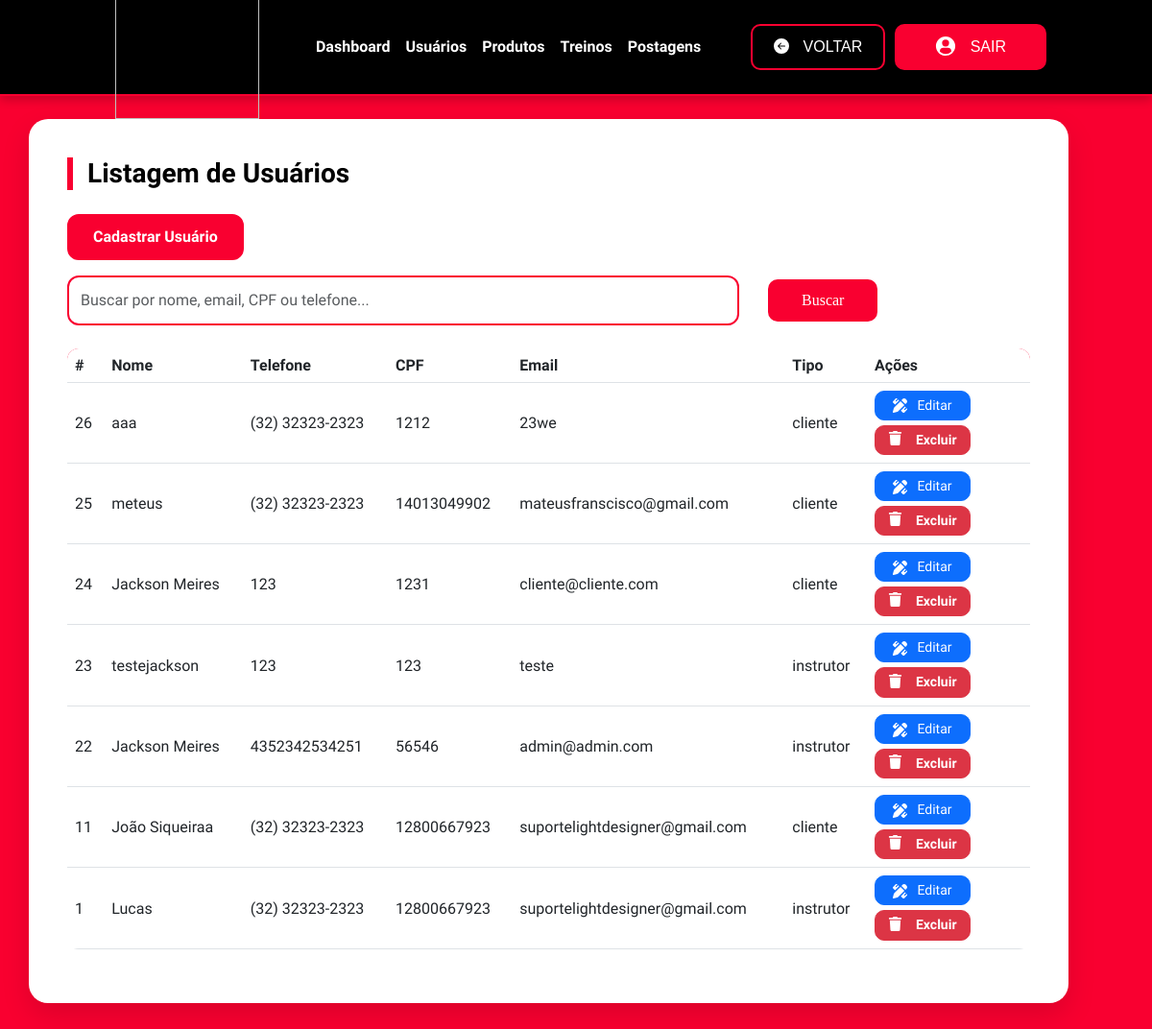
Screenshot of /usuario/UsuarioList.php (signed in) with the database file from the repository.
### tables this page shows
CREATE TABLE IF NOT EXISTS `usuario` (
  `id` int NOT NULL AUTO_INCREMENT,
  `nome` varchar(100) DEFAULT '0',
  `cpf` varchar(15) DEFAULT '0',
  `tipo` varchar(50) DEFAULT NULL,
  `data` date DEFAULT NULL,
  `email` varchar(50) DEFAULT '',
  `endereco` varchar(50) DEFAULT '',
  `login` varchar(80) DEFAULT NULL,
  `senha` varchar(150) DEFAULT NULL,
  `telefone` varchar(20) DEFAULT NULL,
  PRIMARY KEY (`id`)
);

### db.class.php (called while the page is built, shortened)
<?php
class db
{
    private $host = 'localhost';
    private $user = 'root';
    private $password = '';
    private $port = '3306';
    private $dbname = 'pweb_athlos';
    private $table = 'usuario';
    public function __construct($table = null)
    {
        if (!empty($table)) {
            $this->table = $table;
        }
    }
    public function conn()
    {
        try {
            $conn = new PDO(
                "mysql:host={$this->host};dbname={$this->dbname};port={$this->port};charset=utf8mb4",
                $this->user,
                $this->password,
                [
                    PDO::ATTR_ERRMODE => PDO::ERRMODE_EXCEPTION,
                    PDO::ATTR_DEFAULT_FETCH_MODE => PDO::FETCH_OBJ
                ]
            );
            return $conn;
        } catch (PDOException $e) {
            die('Erro de conexão com o banco: ' . $e->getMessage());
        }
    }
    public function all()
    {
        $conn = $this->conn();
        $sql = "SELECT * FROM {$this->table} ORDER BY id DESC";
        $st = $conn->prepare($sql);
        $st->execute();
        return $st->fetchAll();
    }
}

### usuario/UsuarioList.php (the view, shortened to what this page needs)
<?php
require '../db.class.php';
require '../header.php';
$db = new db("usuario");
$db->checkLogin();
$busca = $_GET['busca'] ?? '';
if ($busca) {
    $busca = "%$busca%";
    $stmt = $db->conn()->prepare("
        SELECT * FROM usuario
        WHERE nome LIKE ?
           OR email LIKE ?
           OR telefone LIKE ?
           OR cpf LIKE ?
        ORDER BY nome
    ");
    $stmt->execute([$busca, $busca, $busca, $busca]);
    $dados = $stmt->fetchAll(PDO::FETCH_OBJ);
} else {
    $dados = $db->all();
}
?>
<!doctype html>
<html>
<head>
    <link href="https://cdn.jsdelivr.net/npm/bootstrap@5.3.0/dist/css/bootstrap.min.css" rel="stylesheet">
</head>
<body>
<div class="card-lista">
    <h3 class="titulo">Listagem de Usuários</h3>
    <a href="UsuarioForm.php" class="btn btn-add mb-3">Cadastrar Usuário</a>
<form method="GET" class="mb-4">
    <div style="display:flex; align-items:center; gap:15px;">
        <input
            type="text"
            name="busca"
            class="form-control"
            placeholder="Buscar por nome, email, CPF ou telefone..."
            value="<?= htmlspecialchars($_GET['busca'] ?? '') ?>"
        >
        <button style="background-color: #f90030; padding:10px; border-radius:10px; border:none; color:#fff; font-family: Sora Extrabold;margin-left:15px; margin-right:-5px; padding-right:35px;padding-left:35px " type="submit">Buscar</button>
    </div>
</form>
    <table class="table table-hover align-middle">
        <thead>
            <tr>
                <th>#</th>
                <th>Nome</th>
                <th>Telefone</th>
                <th>CPF</th>
                <th>Email</th>
                <th>Tipo</th>
                <th style="width:170px;">Ações</th>
            </tr>
        </thead>
        <tbody>
            <?php foreach ($dados as $item): ?>
            <tr>
                <td><?= $item->id ?></td>
                <td><?= htmlspecialchars($item->nome) ?></td>
                <td><?= htmlspecialchars($item->telefone) ?></td>
                <td><?= htmlspecialchars($item->cpf) ?></td>
                <td><?= htmlspecialchars($item->email) ?></td>
                <td><?= htmlspecialchars($item->tipo) ?></td>
                <td>
                    <a href="UsuarioForm.php?id=<?= $item->id ?>"
                       class="btn btn-sm btn-primary"
                       style="border-radius:10px; width:100px;">
                       Editar
                    </a>
                    <a href="UsuarioList.php?id=<?= $item->id ?>"
                       onclick="return confirm('Deseja realmente excluir?')"
                       class="btn btn-sm btn-danger"
                       style="border-radius:10px; width:100px; margin-top:5px">
                       Excluir
                    </a>
                </td>
            </tr>
            <?php endforeach ?>
        </tbody>
    </table>
</div>
</body>
</html>

### header.php (shortened to what this page needs)
<?php
$currentPage = basename($_SERVER['PHP_SELF']);
$pagesSemSair = ['login.php', 'UsuarioForm.php'];
?>
<header>
    <img class="logo-athlos2" src="/PWEB_ATHLOSACADEMY/img/LOGO-ATHLOS2.png" alt="logo athlos">
    <nav style="display:flex; gap:25px; align-items:center;">
        <a href="/PWEB_ATHLOSACADEMY/php/admin/index.php">Dashboard</a>
        <a href="/PWEB_ATHLOSACADEMY/php/admin/usuario/UsuarioList.php">Usuários</a>
        <a href="/PWEB_ATHLOSACADEMY/php/admin/produto/ProdutoList.php">Produtos</a>
        <a href="/PWEB_ATHLOSACADEMY/php/admin/treino/TreinoList.php">Treinos</a>
        <a href="/PWEB_ATHLOSACADEMY/php/admin/post/PostList.php">Postagens</a>
    </nav>
    <div style="display:flex; gap:20px; align-items:center;">
        <button style="margin-left:30px;width: 140px; padding-left:3px; padding-right:3px"
                class="botao-login" onclick="window.history.back()">
            <svg xmlns="http://www.w3.org/2000/svg" width="16" height="16"
                style="margin-right:10px; margin-top:-3px"
                fill="currentColor" viewBox="0 0 16 16">
                <path d="M8 0a8 8 0 1 0 0 16A8 8 0 0 0 8 0m3.5 7.5a.5.5 0 0 1 0 1H5.707l2.147 2.146a.5.5 0 0 1-.708.708l-3-3a.5.5 0 0 1 0-.708l3-3a.5.5 0 1 1 .708.708L5.707 7.5z" />
            </svg>
            VOLTAR
        </button>
        <?php if (!in_array($currentPage, $pagesSemSair)): ?>
        <button style="background-color: #f90030;" class="botao-login"
            onclick="window.location.href='/PWEB_ATHLOSACADEMY/index.html'">
            SAIR
        </button>
        <?php endif; ?>
    </div>
</header>
<div class="container mt-4">
    <div class="row">

### header.php (style rules this page uses)
header img { width:150px; }
header nav a { color:#fff; margin:0 10px; text-decoration:none; font-weight:600; }
header { position: fixed; top: 0; left: 0; width: 100%; display: flex; align-items: center; justify-content: space-between; gap: 1px; padding: 0 120px; height: 100px; background-color: #000000; box-sizing: border-box; z-index: 1000; border-bottom: 2px solid #f90030; box-shadow: 0 4px 10px rgba(0,0,0,0.2); }
header nav a { color:#ddd; text-decoration:none; margin-right:14px; font-weight:600; }
header a, header nav a, header .nav-link { color: #ffffff !important; text-decoration: none; font-weight: 600; padding: 6px 4px; position: relative; margin-right:-27px; transition: color 0.3s ease; font-family: 'Sora', sans-serif; }
header a::after, header nav a::after, header .nav-link::after { content: ""; position: absolute; left: 50%; bottom: 3px; width: 0%; height: 2px; background: #f90030; transition: all 0.3s ease; transform: translateX(-50%); }
.botao-login { background-color: #000; border: 2px solid #f90030; border-radius: 10px; margin-right:-10px; padding: 10px 40px; font-family: 'Sora ExtraBold', sans-serif; color: #ffffff; cursor: pointer; transition: background 0.3s ease, transform 0.2s ease; }

### usuario/UsuarioList.php (style rules this page uses)
body { background: #f90030; font-family: 'Sora', sans-serif; padding: 50px 0; min-height: 100vh; display: flex; justify-content: center; }
.card-lista { margin-top: 50px; margin-bottom: 100px; background: #fff; width: 95%; max-width: 1100px; padding: 40px; border-radius: 20px; box-shadow: 0 12px 30px rgba(0,0,0,0.12); animation: fade .3s ease-out; }
.titulo { font-weight: 800; color: #000; font-size: 28px; border-left: 6px solid #f90030; padding-left: 15px; margin-bottom: 25px; }
.btn-add { background: #f90030; border: 2px solid #f90030; color: #fff; font-weight: 700; border-radius: 12px; padding: 10px 25px; transition: .25s; }
.table { border-radius: 12px; overflow: hidden; }
thead tr { background: #f90030; color: #fff; font-weight: 600; }
.btn-warning, .btn-danger { border-radius: 10px; font-weight: 600; }
.form-control { border-radius: 12px; border: 2px solid #f90030; padding: 12px; max-width: 700px; }

### rows the page displays
usuario: id "26", nome "aaa", telefone "(32) 32323-2323", cpf "1212", email "23we", tipo "cliente"
usuario: id "25", nome "meteus", telefone "(32) 32323-2323", cpf "14013049902", email "mateusfranscisco@gmail.com", tipo "cliente"
usuario: id "24", nome "Jackson Meires", telefone "123", cpf "1231", email "cliente@cliente.com", tipo "cliente"
usuario: id "23", nome "testejackson", telefone "123", cpf "123", email "teste", tipo "instrutor"
usuario: id "22", nome "Jackson Meires", telefone "4352342534251", cpf "56546", email "admin@admin.com", tipo "instrutor"
usuario: id "11", nome "João Siqueiraa", telefone "(32) 32323-2323", cpf "12800667923", email "suportelightdesigner@gmail.com", tipo "cliente"
usuario: id "1", nome "Lucas", telefone "(32) 32323-2323", cpf "12800667923", email "suportelightdesigner@gmail.com", tipo "instrutor"
